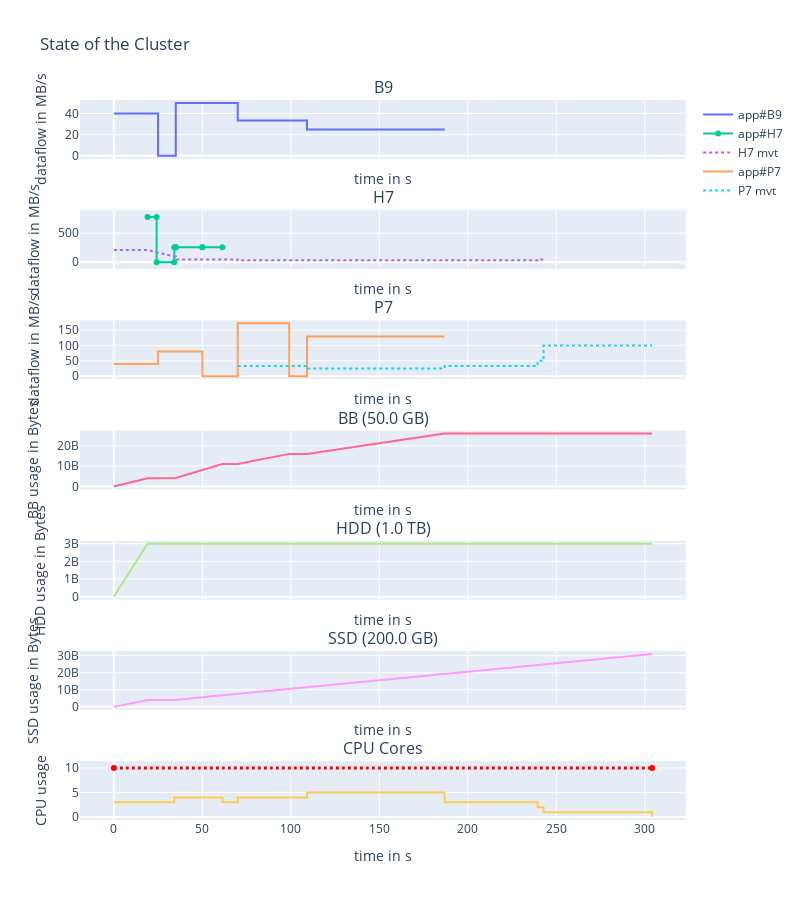

The notebook cell this image was saved under:
### Markdown cell above
Display individual points (placement recommandation)

### Code cell
fig1 = cbb.display_placement(placement=bbopt.best_parameters_in_grid)
fig1.show()

### Figure 1 — Plotly figure (JSON) as saved in the notebook; plotly's stock layout.template omitted (floating-point values rounded to 4 significant figures)
{"data": [{"line": {"shape": "linear"}, "name": "app#B9", "text": ["READ|to/from:HDD|volume=761.9 MB", "READ|to/from:HDD|volume=761.9 MB", "READ|to/from:HDD|volume=205.13 MB", "READ|to/from:HDD|volume=205.13 MB", "READ|to/from:HDD|volume=32.97 MB", "READ|to/from:HDD|volume=32.97 MB", "COMPUTE|volume=0B", "COMPUTE|volume=0B", "WRITE|to/from:SSD|volume=750.0 MB", "WRITE|to/from:SSD|volume=750.0 MB", "WRITE|to/from:SSD|volume=568.01 MB", "WRITE|to/from:SSD|volume=568.01 MB", "WRITE|to/from:SSD|volume=431.99 MB", "WRITE|to/from:SSD|volume=431.99 MB", "WRITE|to/from:SSD|volume=166.67 MB", "WRITE|to/from:SSD|volume=166.67 MB", "WRITE|to/from:SSD|volume=804.21 MB", "WRITE|to/from:SSD|volume=804.21 MB", "WRITE|to/from:SSD|volume=333.33 MB", "WRITE|to/from:SSD|volume=333.33 MB", "WRITE|to/from:SSD|volume=646.84 MB", "WRITE|to/from:SSD|volume=646.84 MB", "WRITE|to/from:SSD|volume=812.5 MB", "WRITE|to/from:SSD|volume=812.5 MB", "WRITE|to/from:SSD|volume=146.29 MB", "WRITE|to/from:SSD|volume=146.29 MB", "WRITE|to/from:SSD|volume=336.11 MB", "WRITE|to/from:SSD|volume=336.11 MB", "WRITE|to/from:SSD|volume=710.54 EB", "WRITE|to/from:SSD|volume=710.54 EB", "WRITE|to/from:SSD|volume=4.05 MB", "WRITE|to/from:SSD|volume=4.05 MB"], "textposition": "top center", "type": "scatter", "x": [0, 19.05, 19.05, 24.18, 24.18, 25, 25, 35, 35, 50, 50, 61.36, 61.36, 70, 70, 75, 75, 99.13, 99.13, 109.1, 109.1, 135, 135, 167.5, 167.5, 173.4, 173.4, 186.8, 186.8, 186.8, 186.8, 187.0], "xaxis": "x", "y": [40, 40, 40, 40, 40, 40, 0, 0, 50, 50, 50, 50, 50, 50, 33.33, 33.33, 33.33, 33.33, 33.33, 33.33, 25, 25, 25, 25, 25, 25, 25, 25, 25, 25, 25, 25], "yaxis": "y"}, {"line": {"dash": "dot", "shape": "linear"}, "name": "B9 mvt", "text": [], "textposition": "top center", "type": "scatter", "x": [], "xaxis": "x", "y": [], "yaxis": "y"}, {"line": {"shape": "linear"}, "name": "app#H7", "text": ["READ|to/from:BB|volume=4.0 GB", "READ|to/from:BB|volume=4.0 GB", "COMPUTE|volume=0B", "COMPUTE|volume=0B", "WRITE|to/from:BB|volume=212.23 MB", "WRITE|to/from:BB|volume=212.23 MB", "WRITE|to/from:BB|volume=3.86 GB", "WRITE|to/from:BB|volume=3.86 GB", "WRITE|to/from:BB|volume=2.93 GB", "WRITE|to/from:BB|volume=2.93 GB"], "textposition": "top center", "type": "scatter", "x": [19.05, 24.18, 24.18, 34.18, 34.18, 35, 35, 50, 50, 61.36], "xaxis": "x2", "y": [780, 780, 0, 0, 257.5, 257.5, 257.5, 257.5, 257.5, 257.5], "yaxis": "y2"}, {"line": {"dash": "dot", "shape": "linear"}, "name": "H7 mvt", "text": ["MOVEMENT|in:BB|from:SSD|volume=4.0 GB", "MOVEMENT|in:BB|volume=4.0 GB", "MOVEMENT|in:SSD|from:BB|volume=82.42 MB", "MOVEMENT|in:SSD|volume=82.42 MB", "MOVEMENT|in:SSD|from:BB|volume=750.0 MB", "MOVEMENT|in:SSD|volume=750.0 MB", "MOVEMENT|in:SSD|from:BB|volume=568.01 MB", "MOVEMENT|in:SSD|volume=568.01 MB", "MOVEMENT|in:SSD|from:BB|volume=431.99 MB", "MOVEMENT|in:SSD|volume=431.99 MB", "MOVEMENT|in:SSD|from:BB|volume=166.67 MB", "MOVEMENT|in:SSD|volume=166.67 MB", "MOVEMENT|in:SSD|from:BB|volume=804.21 MB", "MOVEMENT|in:SSD|volume=804.21 MB", "MOVEMENT|in:SSD|from:BB|volume=333.33 MB", "MOVEMENT|in:SSD|volume=333.33 MB", "MOVEMENT|in:SSD|from:BB|volume=646.84 MB", "MOVEMENT|in:SSD|volume=646.84 MB", "MOVEMENT|in:SSD|from:BB|volume=812.5 MB", "MOVEMENT|in:SSD|volume=812.5 MB", "MOVEMENT|in:SSD|from:BB|volume=146.29 MB", "MOVEMENT|in:SSD|volume=146.29 MB", "MOVEMENT|in:SSD|from:BB|volume=336.11 MB", "MOVEMENT|in:SSD|volume=336.11 MB", "MOVEMENT|in:SSD|from:BB|volume=710.54 EB", "MOVEMENT|in:SSD|volume=710.54 EB", "MOVEMENT|in:SSD|from:BB|volume=4.05 MB", "MOVEMENT|in:SSD|volume=4.05 MB", "MOVEMENT|in:SSD|from:BB|volume=1.75 GB", "MOVEMENT|in:SSD|volume=1.75 GB", "MOVEMENT|in:SSD|from:BB|volume=167.58 MB", "MOVEMENT|in:SSD|volume=167.58 MB"], "textposition": "top center", "type": "scatter", "x": [0, 19.05, 34.18, 35, 35, 50, 50, 61.36, 61.36, 70, 70, 75, 75, 99.13, 99.13, 109.1, 109.1, 135, 135, 167.5, 167.5, 173.4, 173.4, 186.8, 186.8, 186.8, 186.8, 187.0, 187.0, 239.5, 239.5, 242.8], "xaxis": "x2", "y": [210, 210, 100, 100, 50, 50, 50, 50, 50, 50, 33.33, 33.33, 33.33, 33.33, 33.33, 33.33, 25, 25, 25, 25, 25, 25, 25, 25, 25, 25, 25, 25, 33.33, 33.33, 50, 50], "yaxis": "y2"}, {"line": {"shape": "linear"}, "name": "app#P7", "text": ["READ|to/from:HDD|volume=761.9 MB", "READ|to/from:HDD|volume=761.9 MB", "READ|to/from:HDD|volume=205.13 MB", "READ|to/from:HDD|volume=205.13 MB", "READ|to/from:HDD|volume=32.97 MB", "READ|to/from:HDD|volume=32.97 MB", "READ|to/from:HDD|volume=734.07 MB", "READ|to/from:HDD|volume=734.07 MB", "READ|to/from:HDD|volume=65.93 MB", "READ|to/from:HDD|volume=65.93 MB", "READ|to/from:HDD|volume=1.2 GB", "READ|to/from:HDD|volume=1.2 GB", "COMPUTE|volume=0B", "COMPUTE|volume=0B", "WRITE|to/from:BB|volume=858.33 MB", "WRITE|to/from:BB|volume=858.33 MB", "WRITE|to/from:BB|volume=4.14 GB", "WRITE|to/from:BB|volume=4.14 GB", "COMPUTE|volume=0B", "COMPUTE|volume=0B", "WRITE|to/from:BB|volume=3.33 GB", "WRITE|to/from:BB|volume=3.33 GB", "WRITE|to/from:BB|volume=4.18 GB", "WRITE|to/from:BB|volume=4.18 GB", "WRITE|to/from:BB|volume=753.4 MB", "WRITE|to/from:BB|volume=753.4 MB", "WRITE|to/from:BB|volume=1.73 GB", "WRITE|to/from:BB|volume=1.73 GB", "WRITE|to/from:BB|volume=2.15 ZB", "WRITE|to/from:BB|volume=2.15 ZB"], "textposition": "top center", "type": "scatter", "x": [0, 19.05, 19.05, 24.18, 24.18, 25, 25, 34.18, 34.18, 35, 35, 50, 50, 70, 70, 75, 75, 99.13, 99.13, 109.1, 109.1, 135, 135, 167.5, 167.5, 173.4, 173.4, 186.8, 186.8, 186.8], "xaxis": "x3", "y": [40, 40, 40, 40, 40, 40, 80, 80, 80, 80, 80, 80, 0, 0, 171.7, 171.7, 171.7, 171.7, 0, 0, 128.8, 128.8, 128.8, 128.8, 128.8, 128.8, 128.8, 128.8, 128.8, 128.8], "yaxis": "y3"}, {"line": {"dash": "dot", "shape": "linear"}, "name": "P7 mvt", "text": ["MOVEMENT|in:SSD|from:BB|volume=166.67 MB", "MOVEMENT|in:SSD|volume=166.67 MB", "MOVEMENT|in:SSD|from:BB|volume=804.21 MB", "MOVEMENT|in:SSD|volume=804.21 MB", "MOVEMENT|in:SSD|from:BB|volume=333.33 MB", "MOVEMENT|in:SSD|volume=333.33 MB", "MOVEMENT|in:SSD|from:BB|volume=646.84 MB", "MOVEMENT|in:SSD|volume=646.84 MB", "MOVEMENT|in:SSD|from:BB|volume=646.84 MB", "MOVEMENT|in:SSD|volume=646.84 MB", "MOVEMENT|in:SSD|from:BB|volume=812.5 MB", "MOVEMENT|in:SSD|volume=812.5 MB", "MOVEMENT|in:SSD|from:BB|volume=812.5 MB", "MOVEMENT|in:SSD|volume=812.5 MB", "MOVEMENT|in:SSD|from:BB|volume=146.29 MB", "MOVEMENT|in:SSD|volume=146.29 MB", "MOVEMENT|in:SSD|from:BB|volume=146.29 MB", "MOVEMENT|in:SSD|volume=146.29 MB", "MOVEMENT|in:SSD|from:BB|volume=336.11 MB", "MOVEMENT|in:SSD|volume=336.11 MB", "MOVEMENT|in:SSD|from:BB|volume=336.11 MB", "MOVEMENT|in:SSD|volume=336.11 MB", "MOVEMENT|in:SSD|from:BB|volume=710.54 EB", "MOVEMENT|in:SSD|volume=710.54 EB", "MOVEMENT|in:SSD|from:BB|volume=710.54 EB", "MOVEMENT|in:SSD|volume=710.54 EB", "MOVEMENT|in:SSD|from:BB|volume=4.05 MB", "MOVEMENT|in:SSD|volume=4.05 MB", "MOVEMENT|in:SSD|from:BB|volume=4.05 MB", "MOVEMENT|in:SSD|volume=4.05 MB", "MOVEMENT|in:SSD|from:BB|volume=1.75 GB", "MOVEMENT|in:SSD|volume=1.75 GB", "MOVEMENT|in:SSD|from:BB|volume=1.75 GB", "MOVEMENT|in:SSD|volume=1.75 GB", "MOVEMENT|in:SSD|from:BB|volume=167.58 MB", "MOVEMENT|in:SSD|volume=167.58 MB", "MOVEMENT|in:SSD|from:BB|volume=167.58 MB", "MOVEMENT|in:SSD|volume=167.58 MB", "MOVEMENT|in:SSD|from:BB|volume=1.25 GB", "MOVEMENT|in:SSD|volume=1.25 GB", "MOVEMENT|in:SSD|from:BB|volume=670.33 MB", "MOVEMENT|in:SSD|volume=670.33 MB", "MOVEMENT|in:SSD|from:BB|volume=4.05 GB", "MOVEMENT|in:SSD|volume=4.05 GB"], "textposition": "top center", "type": "scatter", "x": [70, 75, 75, 99.13, 99.13, 109.1, 109.1, 135, 109.1, 135, 135, 167.5, 135, 167.5, 167.5, 173.4, 167.5, 173.4, 173.4, 186.8, 173.4, 186.8, 186.8, 186.8, 186.8, 186.8, 186.8, 187.0, 186.8, 187.0, 187.0, 239.5, 187.0, 239.5, 239.5, 242.8, 242.8, 244.5, 244.5, 257.0, 257.0, 263.7, 263.7, 304.2], "xaxis": "x3", "y": [33.33, 33.33, 33.33, 33.33, 33.33, 33.33, 25, 25, 25, 25, 25, 25, 25, 25, 25, 25, 25, 25, 25, 25, 25, 25, 25, 25, 25, 25, 25, 25, 25, 25, 33.33, 33.33, 33.33, 33.33, 50, 50, 100, 100, 100, 100, 100, 100, 100, 100], "yaxis": "y3"}, {"line": {"shape": "linear"}, "name": "BB", "showlegend": false, "text": ["H7|Movement|BB | +volume=4.0 GB", "B9|Read|HDD | +volume=761.9 MB", "P7|Read|HDD | +volume=761.9 MB", "H7|Read|BB | +volume=4.0 GB", "P7|Read|HDD | +volume=205.13 MB", "B9|Read|HDD | +volume=205.13 MB", "B9|Read|HDD | +volume=32.97 MB", "P7|Read|HDD | +volume=32.97 MB", "H7|Compute | +volume=0B", "P7|Read|HDD | +volume=734.07 MB", "B9|Compute | +volume=0B", "H7|Write|BB | +volume=212.23 MB", "P7|Read|HDD | +volume=65.93 MB", "H7|Movement|SSD | +volume=82.42 MB", "P7|Read|HDD | +volume=1.2 GB", "H7|Movement|SSD | +volume=750.0 MB", "B9|Write|SSD | +volume=750.0 MB", "H7|Write|BB | +volume=3.86 GB", "H7|Write|BB | +volume=2.93 GB", "B9|Write|SSD | +volume=568.01 MB", "H7|Movement|SSD | +volume=568.01 MB", "P7|Compute | +volume=0B", "B9|Write|SSD | +volume=431.99 MB", "H7|Movement|SSD | +volume=431.99 MB", "P7|Movement|SSD | +volume=166.67 MB", "P7|Write|BB | +volume=858.33 MB", "H7|Movement|SSD | +volume=166.67 MB", "B9|Write|SSD | +volume=166.67 MB", "P7|Write|BB | +volume=4.14 GB", "H7|Movement|SSD | +volume=804.21 MB", "P7|Movement|SSD | +volume=804.21 MB", "B9|Write|SSD | +volume=804.21 MB", "P7|Compute | +volume=0B", "B9|Write|SSD | +volume=333.33 MB", "H7|Movement|SSD | +volume=333.33 MB", "P7|Movement|SSD | +volume=333.33 MB", "P7|Movement|SSD | +volume=646.84 MB", "P7|Movement|SSD | +volume=646.84 MB", "B9|Write|SSD | +volume=646.84 MB", "P7|Write|BB | +volume=3.33 GB", "H7|Movement|SSD | +volume=646.84 MB", "H7|Movement|SSD | +volume=812.5 MB", "P7|Movement|SSD | +volume=812.5 MB", "B9|Write|SSD | +volume=812.5 MB", "P7|Write|BB | +volume=4.18 GB", "P7|Movement|SSD | +volume=812.5 MB", "P7|Movement|SSD | +volume=146.29 MB", "H7|Movement|SSD | +volume=146.29 MB", "B9|Write|SSD | +volume=146.29 MB", "P7|Write|BB | +volume=753.4 MB", "P7|Movement|SSD | +volume=146.29 MB", "P7|Movement|SSD | +volume=336.11 MB", "P7|Movement|SSD | +volume=336.11 MB", "B9|Write|SSD | +volume=336.11 MB", "P7|Write|BB | +volume=1.73 GB", "H7|Movement|SSD | +volume=336.11 MB", "P7|Write|BB | +volume=2.15 ZB", "H7|Movement|SSD | +volume=710.54 EB", "P7|Movement|SSD | +volume=710.54 EB", "B9|Write|SSD | +volume=710.54 EB", "P7|Movement|SSD | +volume=710.54 EB", "B9|Write|SSD | +volume=4.05 MB", "H7|Movement|SSD | +volume=4.05 MB", "P7|Movement|SSD | +volume=4.05 MB", "P7|Movement|SSD | +volume=4.05 MB", "P7|Movement|SSD | +volume=1.75 GB", "H7|Movement|SSD | +volume=1.75 GB", "P7|Movement|SSD | +volume=1.75 GB", "H7|Movement|SSD | +volume=167.58 MB", "P7|Movement|SSD | +volume=167.58 MB", "P7|Movement|SSD | +volume=167.58 MB", "P7|Movement|SSD | +volume=1.25 GB", "P7|Movement|SSD | +volume=670.33 MB", "P7|Movement|SSD | +volume=4.05 GB"], "textposition": "top center", "type": "scatter", "x": [0, 19.05, 24.18, 25, 34.18, 35, 50, 61.36, 70, 75, 99.13, 109.1, 135, 167.5, 173.4, 186.8, 186.8, 187.0, 239.5, 242.8, 244.5, 257.0, 263.7, 304.2], "xaxis": "x4", "y": [0, 4000000000, 4000000000, 4000000000, 4000000000, 4212000000.0, 8075000000.0, 11000000000, 11000000000, 11860000000.0, 16000000000.0, 16000000000.0, 19331250000, 23515625000, 24270000000.0, 26000000000, 26000000000.0, 26000000000.0, 26000000000.0, 26000000000.0, 26000000000.0, 26000000000.0, 26000000000.0, 26000000000.0], "yaxis": "y4"}, {"line": {"shape": "linear"}, "name": "HDD", "showlegend": false, "text": ["H7|Movement|BB | +volume=4.0 GB", "B9|Read|HDD | +volume=761.9 MB", "P7|Read|HDD | +volume=761.9 MB", "H7|Read|BB | +volume=4.0 GB", "P7|Read|HDD | +volume=205.13 MB", "B9|Read|HDD | +volume=205.13 MB", "B9|Read|HDD | +volume=32.97 MB", "P7|Read|HDD | +volume=32.97 MB", "H7|Compute | +volume=0B", "P7|Read|HDD | +volume=734.07 MB", "B9|Compute | +volume=0B", "H7|Write|BB | +volume=212.23 MB", "P7|Read|HDD | +volume=65.93 MB", "H7|Movement|SSD | +volume=82.42 MB", "P7|Read|HDD | +volume=1.2 GB", "H7|Movement|SSD | +volume=750.0 MB", "B9|Write|SSD | +volume=750.0 MB", "H7|Write|BB | +volume=3.86 GB", "H7|Write|BB | +volume=2.93 GB", "B9|Write|SSD | +volume=568.01 MB", "H7|Movement|SSD | +volume=568.01 MB", "P7|Compute | +volume=0B", "B9|Write|SSD | +volume=431.99 MB", "H7|Movement|SSD | +volume=431.99 MB", "P7|Movement|SSD | +volume=166.67 MB", "P7|Write|BB | +volume=858.33 MB", "H7|Movement|SSD | +volume=166.67 MB", "B9|Write|SSD | +volume=166.67 MB", "P7|Write|BB | +volume=4.14 GB", "H7|Movement|SSD | +volume=804.21 MB", "P7|Movement|SSD | +volume=804.21 MB", "B9|Write|SSD | +volume=804.21 MB", "P7|Compute | +volume=0B", "B9|Write|SSD | +volume=333.33 MB", "H7|Movement|SSD | +volume=333.33 MB", "P7|Movement|SSD | +volume=333.33 MB", "P7|Movement|SSD | +volume=646.84 MB", "P7|Movement|SSD | +volume=646.84 MB", "B9|Write|SSD | +volume=646.84 MB", "P7|Write|BB | +volume=3.33 GB", "H7|Movement|SSD | +volume=646.84 MB", "H7|Movement|SSD | +volume=812.5 MB", "P7|Movement|SSD | +volume=812.5 MB", "B9|Write|SSD | +volume=812.5 MB", "P7|Write|BB | +volume=4.18 GB", "P7|Movement|SSD | +volume=812.5 MB", "P7|Movement|SSD | +volume=146.29 MB", "H7|Movement|SSD | +volume=146.29 MB", "B9|Write|SSD | +volume=146.29 MB", "P7|Write|BB | +volume=753.4 MB", "P7|Movement|SSD | +volume=146.29 MB", "P7|Movement|SSD | +volume=336.11 MB", "P7|Movement|SSD | +volume=336.11 MB", "B9|Write|SSD | +volume=336.11 MB", "P7|Write|BB | +volume=1.73 GB", "H7|Movement|SSD | +volume=336.11 MB", "P7|Write|BB | +volume=2.15 ZB", "H7|Movement|SSD | +volume=710.54 EB", "P7|Movement|SSD | +volume=710.54 EB", "B9|Write|SSD | +volume=710.54 EB", "P7|Movement|SSD | +volume=710.54 EB", "B9|Write|SSD | +volume=4.05 MB", "H7|Movement|SSD | +volume=4.05 MB", "P7|Movement|SSD | +volume=4.05 MB", "P7|Movement|SSD | +volume=4.05 MB", "P7|Movement|SSD | +volume=1.75 GB", "H7|Movement|SSD | +volume=1.75 GB", "P7|Movement|SSD | +volume=1.75 GB", "H7|Movement|SSD | +volume=167.58 MB", "P7|Movement|SSD | +volume=167.58 MB", "P7|Movement|SSD | +volume=167.58 MB", "P7|Movement|SSD | +volume=1.25 GB", "P7|Movement|SSD | +volume=670.33 MB", "P7|Movement|SSD | +volume=4.05 GB"], "textposition": "top center", "type": "scatter", "x": [0, 19.05, 24.18, 25, 34.18, 35, 50, 61.36, 70, 75, 99.13, 109.1, 135, 167.5, 173.4, 186.8, 186.8, 187.0, 239.5, 242.8, 244.5, 257.0, 263.7, 304.2], "xaxis": "x5", "y": [0, 3000000000, 3000000000, 3000000000, 3000000000, 3000000000, 3000000000, 3000000000, 3000000000, 3000000000, 3000000000, 3000000000, 3000000000, 3000000000, 3000000000, 3000000000, 3000000000, 3000000000, 3000000000, 3000000000, 3000000000, 3000000000, 3000000000, 3000000000], "yaxis": "y5"}, {"line": {"shape": "linear"}, "name": "SSD", "showlegend": false, "text": ["H7|Movement|BB | +volume=4.0 GB", "B9|Read|HDD | +volume=761.9 MB", "P7|Read|HDD | +volume=761.9 MB", "H7|Read|BB | +volume=4.0 GB", "P7|Read|HDD | +volume=205.13 MB", "B9|Read|HDD | +volume=205.13 MB", "B9|Read|HDD | +volume=32.97 MB", "P7|Read|HDD | +volume=32.97 MB", "H7|Compute | +volume=0B", "P7|Read|HDD | +volume=734.07 MB", "B9|Compute | +volume=0B", "H7|Write|BB | +volume=212.23 MB", "P7|Read|HDD | +volume=65.93 MB", "H7|Movement|SSD | +volume=82.42 MB", "P7|Read|HDD | +volume=1.2 GB", "H7|Movement|SSD | +volume=750.0 MB", "B9|Write|SSD | +volume=750.0 MB", "H7|Write|BB | +volume=3.86 GB", "H7|Write|BB | +volume=2.93 GB", "B9|Write|SSD | +volume=568.01 MB", "H7|Movement|SSD | +volume=568.01 MB", "P7|Compute | +volume=0B", "B9|Write|SSD | +volume=431.99 MB", "H7|Movement|SSD | +volume=431.99 MB", "P7|Movement|SSD | +volume=166.67 MB", "P7|Write|BB | +volume=858.33 MB", "H7|Movement|SSD | +volume=166.67 MB", "B9|Write|SSD | +volume=166.67 MB", "P7|Write|BB | +volume=4.14 GB", "H7|Movement|SSD | +volume=804.21 MB", "P7|Movement|SSD | +volume=804.21 MB", "B9|Write|SSD | +volume=804.21 MB", "P7|Compute | +volume=0B", "B9|Write|SSD | +volume=333.33 MB", "H7|Movement|SSD | +volume=333.33 MB", "P7|Movement|SSD | +volume=333.33 MB", "P7|Movement|SSD | +volume=646.84 MB", "P7|Movement|SSD | +volume=646.84 MB", "B9|Write|SSD | +volume=646.84 MB", "P7|Write|BB | +volume=3.33 GB", "H7|Movement|SSD | +volume=646.84 MB", "H7|Movement|SSD | +volume=812.5 MB", "P7|Movement|SSD | +volume=812.5 MB", "B9|Write|SSD | +volume=812.5 MB", "P7|Write|BB | +volume=4.18 GB", "P7|Movement|SSD | +volume=812.5 MB", "P7|Movement|SSD | +volume=146.29 MB", "H7|Movement|SSD | +volume=146.29 MB", "B9|Write|SSD | +volume=146.29 MB", "P7|Write|BB | +volume=753.4 MB", "P7|Movement|SSD | +volume=146.29 MB", "P7|Movement|SSD | +volume=336.11 MB", "P7|Movement|SSD | +volume=336.11 MB", "B9|Write|SSD | +volume=336.11 MB", "P7|Write|BB | +volume=1.73 GB", "H7|Movement|SSD | +volume=336.11 MB", "P7|Write|BB | +volume=2.15 ZB", "H7|Movement|SSD | +volume=710.54 EB", "P7|Movement|SSD | +volume=710.54 EB", "B9|Write|SSD | +volume=710.54 EB", "P7|Movement|SSD | +volume=710.54 EB", "B9|Write|SSD | +volume=4.05 MB", "H7|Movement|SSD | +volume=4.05 MB", "P7|Movement|SSD | +volume=4.05 MB", "P7|Movement|SSD | +volume=4.05 MB", "P7|Movement|SSD | +volume=1.75 GB", "H7|Movement|SSD | +volume=1.75 GB", "P7|Movement|SSD | +volume=1.75 GB", "H7|Movement|SSD | +volume=167.58 MB", "P7|Movement|SSD | +volume=167.58 MB", "P7|Movement|SSD | +volume=167.58 MB", "P7|Movement|SSD | +volume=1.25 GB", "P7|Movement|SSD | +volume=670.33 MB", "P7|Movement|SSD | +volume=4.05 GB"], "textposition": "top center", "type": "scatter", "x": [0, 19.05, 24.18, 25, 34.18, 35, 50, 61.36, 70, 75, 99.13, 109.1, 135, 167.5, 173.4, 186.8, 186.8, 187.0, 239.5, 242.8, 244.5, 257.0, 263.7, 304.2], "xaxis": "x6", "y": [0, 4000000000, 4000000000, 4000000000, 4000000000, 4082000000.0, 5582000000.0, 6718000000.0, 7582000000.0, 8082000000.0, 10500000000.0, 11500000000.0, 14080000000.0, 17330000000.0, 17920000000.0, 19260000000.0, 19260000000.0, 19280000000.0, 24530000000.0, 24860000000.0, 25030000000.0, 26280000000.0, 26950000000.0, 31000000000.0], "yaxis": "y6"}, {"line": {"shape": "hv"}, "showlegend": false, "type": "scatter", "x": [0, 19.05, 24.18, 25, 34.18, 35, 50, 61.36, 70, 75, 99.13, 109.1, 135, 167.5, 173.4, 186.8, 186.8, 187.0, 239.5, 242.8, 244.5, 257.0, 263.7, 304.2], "xaxis": "x7", "y": [3, 3, 3, 3, 4, 4, 4, 3, 4, 4, 4, 5, 5, 5, 5, 5, 4, 3, 2, 1, 1, 1, 1, 0], "yaxis": "y7"}, {"line": {"color": "red", "dash": "dot", "shape": "hv", "width": 3}, "showlegend": false, "text": ["Maximum available cores in cluster=10", "Maximum available cores in cluster=10"], "type": "scatter", "x": [0, 304.2], "xaxis": "x7", "y": [10, 10], "yaxis": "y7"}], "layout": {"annotations": [{"font": {"size": 16}, "showarrow": false, "text": "B9", "x": 0.5, "xanchor": "center", "xref": "paper", "y": 1.0, "yanchor": "bottom", "yref": "paper"}, {"font": {"size": 16}, "showarrow": false, "text": "H7", "x": 0.5, "xanchor": "center", "xref": "paper", "y": 0.8469, "yanchor": "bottom", "yref": "paper"}, {"font": {"size": 16}, "showarrow": false, "text": "P7", "x": 0.5, "xanchor": "center", "xref": "paper", "y": 0.6939, "yanchor": "bottom", "yref": "paper"}, {"font": {"size": 16}, "showarrow": false, "text": "BB (50.0 GB)", "x": 0.5, "xanchor": "center", "xref": "paper", "y": 0.5408, "yanchor": "bottom", "yref": "paper"}, {"font": {"size": 16}, "showarrow": false, "text": "HDD (1.0 TB)", "x": 0.5, "xanchor": "center", "xref": "paper", "y": 0.3878, "yanchor": "bottom", "yref": "paper"}, {"font": {"size": 16}, "showarrow": false, "text": "SSD (200.0 GB)", "x": 0.5, "xanchor": "center", "xref": "paper", "y": 0.2347, "yanchor": "bottom", "yref": "paper"}, {"font": {"size": 16}, "showarrow": false, "text": "CPU Cores", "x": 0.5, "xanchor": "center", "xref": "paper", "y": 0.08163, "yanchor": "bottom", "yref": "paper"}], "height": 900, "title": {"text": "State of the Cluster"}, "width": 800, "xaxis": {"anchor": "y", "domain": [0, 1], "matches": "x7", "showticklabels": false, "title": {"text": "time in s"}}, "xaxis2": {"anchor": "y2", "domain": [0, 1], "matches": "x7", "showticklabels": false, "title": {"text": "time in s"}}, "xaxis3": {"anchor": "y3", "domain": [0, 1], "matches": "x7", "showticklabels": false, "title": {"text": "time in s"}}, "xaxis4": {"anchor": "y4", "domain": [0, 1], "matches": "x7", "showticklabels": false, "title": {"text": "time in s"}}, "xaxis5": {"anchor": "y5", "domain": [0, 1], "matches": "x7", "showticklabels": false, "title": {"text": "time in s"}}, "xaxis6": {"anchor": "y6", "domain": [0, 1], "matches": "x7", "showticklabels": false, "title": {"text": "time in s"}}, "xaxis7": {"anchor": "y7", "domain": [0, 1], "title": {"text": "time in s"}}, "yaxis": {"anchor": "x", "domain": [0.9184, 1.0], "title": {"text": "dataflow in MB/s"}}, "yaxis2": {"anchor": "x2", "domain": [0.7653, 0.8469], "title": {"text": "dataflow in MB/s"}}, "yaxis3": {"anchor": "x3", "domain": [0.6122, 0.6939], "title": {"text": "dataflow in MB/s"}}, "yaxis4": {"anchor": "x4", "domain": [0.4592, 0.5408], "title": {"text": "BB usage in Bytes"}}, "yaxis5": {"anchor": "x5", "domain": [0.3061, 0.3878], "title": {"text": "HDD usage in Bytes"}}, "yaxis6": {"anchor": "x6", "domain": [0.1531, 0.2347], "title": {"text": "SSD usage in Bytes"}}, "yaxis7": {"anchor": "x7", "domain": [0, 0.08163], "title": {"text": "CPU usage"}}}}
